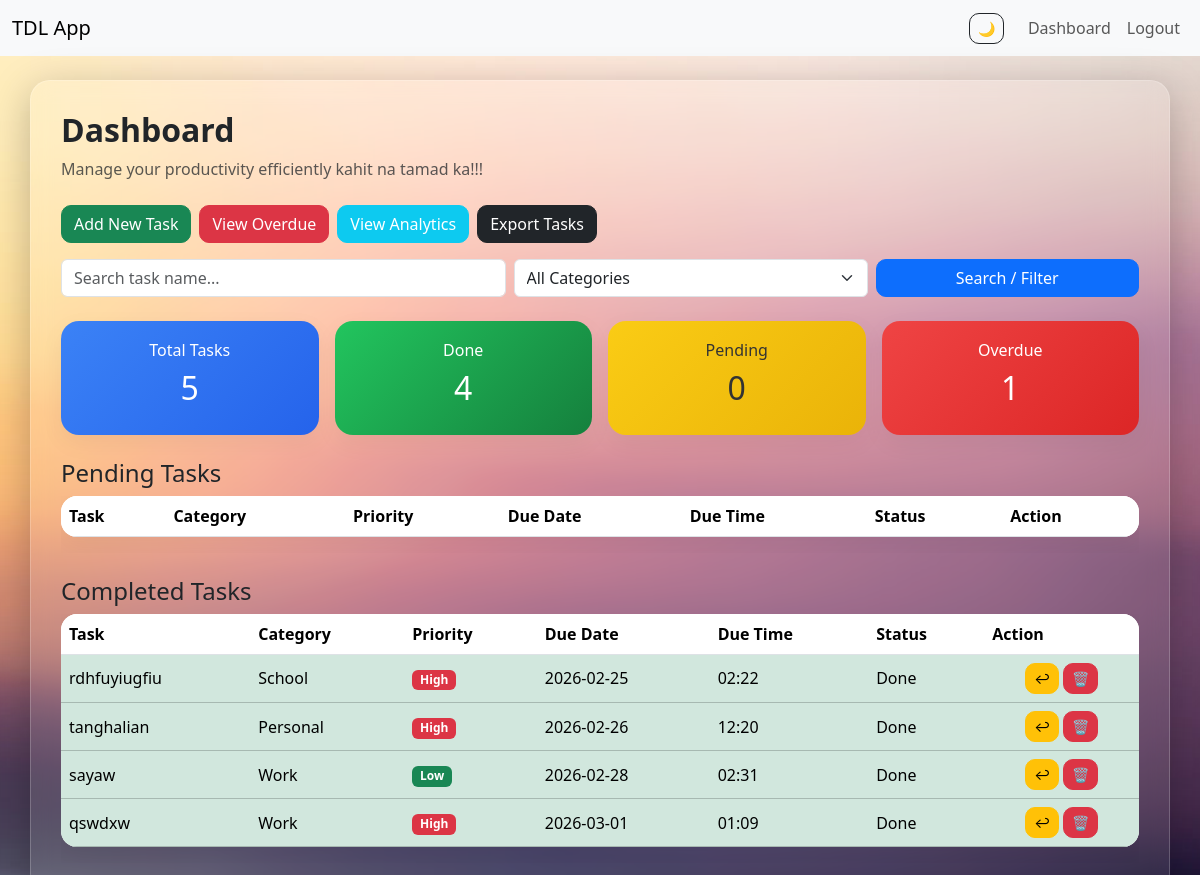
The page /dashboard (signed in) on the database as committed earlier.
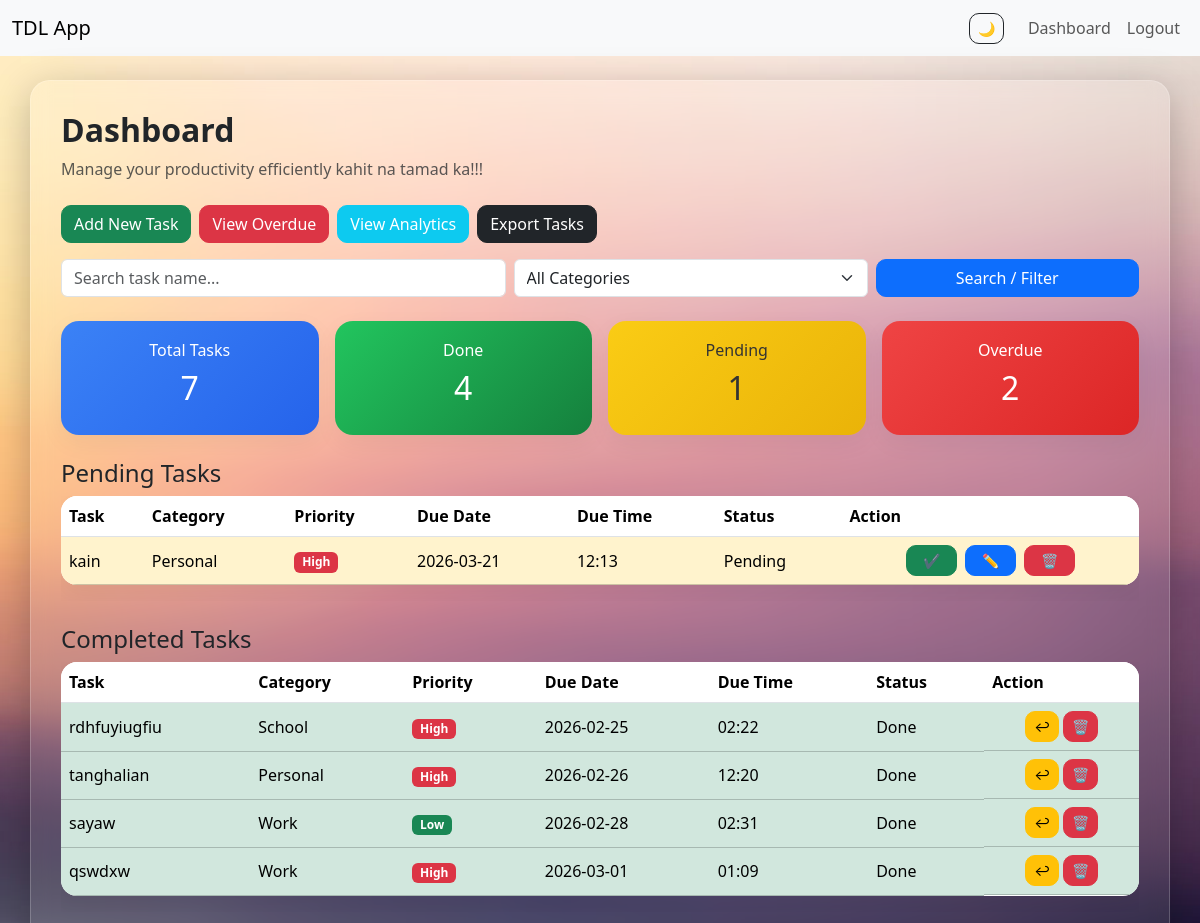
The same page on the database as committed later.
### tables this page shows
CREATE TABLE tasks(
        id INTEGER PRIMARY KEY AUTOINCREMENT,
        user_id INTEGER,
        name TEXT,
        category TEXT,
        priority TEXT,
        due_date TEXT,
        due_time TEXT,
        status TEXT DEFAULT 'Pending'
    );

### app.py (the view)
@app.route("/dashboard")
@login_required
def dashboard():
    search = request.args.get("search")
    category = request.args.get("category")
    conn = sqlite3.connect("database.db")
    conn.row_factory = sqlite3.Row
    query = "SELECT * FROM tasks WHERE user_id=?"
    params = [current_user.id]
    if search:
        query += " AND name LIKE ?"
        params.append(f"%{search}%")
    if category and category != "All":
        query += " AND category=?"
        params.append(category)
    query += " ORDER BY due_date ASC, due_time ASC"
    tasks = conn.execute(query, params).fetchall()
    conn.close()
    now = datetime.now()
    pending_tasks = []
    done_tasks = []
    overdue_tasks = []
    for t in tasks:
        due_datetime = datetime.strptime(
            f"{t['due_date']} {t['due_time']}",
            "%Y-%m-%d %H:%M"
        )
        if t["status"] == "Done":
            done_tasks.append(t)
        elif due_datetime < now:
            overdue_tasks.append(t)
        else:
            pending_tasks.append(t)
    total = len(tasks)
    pending = len(pending_tasks)
    done = len(done_tasks)
    overdue = len(overdue_tasks)
    return render_template(
        "dashboard.html",
        pending_tasks=pending_tasks,
        done_tasks=done_tasks,
        total=total,
        done=done,
        pending=pending,
        overdue=overdue
    )

### app.py (called while the page is built)
@login_manager.user_loader
def load_user(user_id):
    return User(user_id)

### templates/dashboard.html (shortened to what the changed rows need)
{% extends "base.html" %}
{% block content %}
<div class="d-flex justify-content-between align-items-center mb-4">
    <div>
        <h2 class="fw-bold">Dashboard</h2>
    </div>
</div>
<div class="row text-center mb-4 g-3">
    <div class="col-6 col-md-3">
        <div class="stats-card gradient-blue shadow-soft">
            <h6>Total Tasks</h6>
            <h2>{{ total }}</h2>
        </div>
    </div>
    <div class="col-6 col-md-3">
        <div class="stats-card gradient-green shadow-soft">
            <h2>{{ done }}</h2>
        </div>
    </div>
    <div class="col-6 col-md-3">
        <div class="stats-card gradient-yellow shadow-soft">
            <h6>Pending</h6>
            <h2>{{ pending }}</h2>
        </div>
    </div>
    <div class="col-6 col-md-3">
        <div class="stats-card gradient-red shadow-soft">
            <h6>Overdue</h6>
            <h2>{{ overdue }}</h2>
        </div>
    </div>
</div>
<div class="table-responsive mb-4">
<table class="table align-middle bg-white shadow-soft">
<tr>
    <th>Task</th>
    <th>Category</th>
    <th>Priority</th>
    <th>Due Date</th>
    <th>Due Time</th>
    <th>Status</th>
    <th>Action</th>
</tr>
{% for task in pending_tasks %}
<tr class="table-warning fade-row">
    <td>{{ task.name }}</td>
    <td>{{ task.category }}</td>
    <td>
{% if task.priority == "High" %}
<span class="badge bg-danger">High</span>
{% elif task.priority == "Medium" %}
<span class="badge bg-warning text-dark">Medium</span>
{% else %}
<span class="badge bg-success">Low</span>
{% endif %}
</td>
    <td>{{ task.due_date }}</td>
    <td>{{ task.due_time }}</td>
    <td>{{ task.status }}</td>
    <td class="d-flex justify-content-center gap-2">
        <a href="{{ url_for('done', task_id=task.id) }}"
           class="btn btn-success btn-sm px-3">
           ✔
        </a>
        <a href="{{ url_for('edit', task_id=task.id) }}"
           class="btn btn-primary btn-sm px-3">
           ✏
        </a>
        <a href="{{ url_for('delete', task_id=task.id) }}"
           class="btn btn-danger btn-sm px-3"
           onclick="return confirm('Delete this task?')">
           🗑
        </a>
        </td>
</tr>
{% endfor %}
</table>
</div>
<div class="table-responsive">
<table class="table align-middle bg-white shadow-soft">
<tr>
    <th>Task</th>
    <th>Category</th>
    <th>Priority</th>
    <th>Due Date</th>
    <th>Due Time</th>
    <th>Status</th>
    <th>Action</th>
</tr>
{% for task in done_tasks %}
<tr class="table-success fade-row">
    <td>{{ task.name }}</td>
    <td>{{ task.category }}</td>
    <td>
{% if task.priority == "High" %}
<span class="badge bg-danger">High</span>
{% elif task.priority == "Medium" %}
<span class="badge bg-warning text-dark">Medium</span>
{% else %}
<span class="badge bg-success">Low</span>
{% endif %}
</td>
    <td>{{ task.due_date }}</td>
    <td>{{ task.due_time }}</td>
    <td>{{ task.status }}</td>
    <td class="d-flex flex-wrap justify-content-center gap-1">
        <a href="{{ url_for('undo', task_id=task.id) }}"
           class="btn btn-sm btn-warning action-btn">
           ↩
        </a>
        <a href="{{ url_for('delete', task_id=task.id) }}"
           class="btn btn-sm btn-danger"
           onclick="return confirm('Delete this task?')">
           🗑
        </a>
    </td>
</tr>
{% endfor %}
</table>
</div>
{% endblock %}

Rows that differ between the two databases and show on the page:
added tasks: name "kain", category "Personal", priority "High", due_date "2026-03-21", due_time "12:13", status "Pending", shown under "Pending Tasks"
Other text that changed with them:
{{ total }}: "5" → "7"
{{ pending }}: "0" → "1"
{{ overdue }}: "1" → "2"
